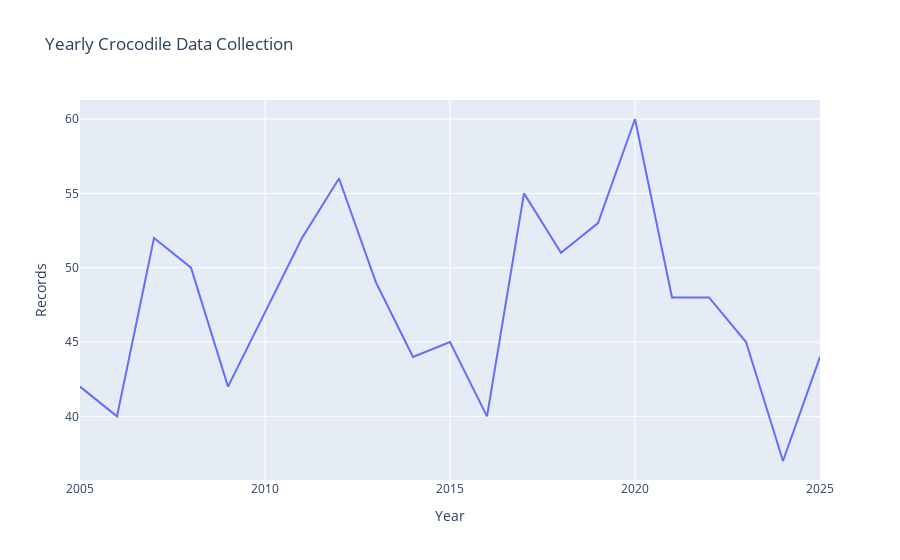

Notebook code cell kept with this figure:
### Markdown cell above
### Note: Observed Weight (kg), is highly positive skewned.

### Code cell
# let's plot interactive plot by using plotly
import plotly.express as px

# Convert 'Date of Observation' to datetime
df['Date of Observation'] = pd.to_datetime(df['Date of Observation'])

# Extract year
df['Year'] = df['Date of Observation'].dt.year

# Group by year and count records
yearly_counts = df.groupby('Year').size().reset_index(name='Records')

# Draw interactive line plot
fig = px.line(yearly_counts, x='Year', y='Records', title='Yearly Crocodile Data Collection')
fig.show()

### Figure 1 — Plotly figure (JSON) as saved in the notebook; plotly's stock layout.template omitted (floating-point values rounded to 4 significant figures)
{"data": [{"hovertemplate": "Year=%{x}<br>Records=%{y}<extra></extra>", "legendgroup": "", "line": {"color": "#636efa", "dash": "solid"}, "marker": {"symbol": "circle"}, "mode": "lines", "name": "", "orientation": "v", "showlegend": false, "type": "scatter", "x": [2005, 2006, 2007, 2008, 2009, 2010, 2011, 2012, 2013, 2014, 2015, 2016, 2017, 2018, 2019, 2020, 2021, 2022, 2023, 2024, 2025], "xaxis": "x", "y": [42, 40, 52, 50, 42, 47, 52, 56, 49, 44, 45, 40, 55, 51, 53, 60, 48, 48, 45, 37, 44], "yaxis": "y"}], "layout": {"legend": {"tracegroupgap": 0}, "title": {"text": "Yearly Crocodile Data Collection"}, "xaxis": {"anchor": "y", "domain": [0, 1], "title": {"text": "Year"}}, "yaxis": {"anchor": "x", "domain": [0, 1], "title": {"text": "Records"}}}}
